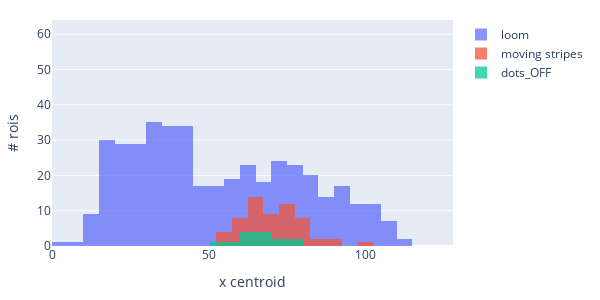
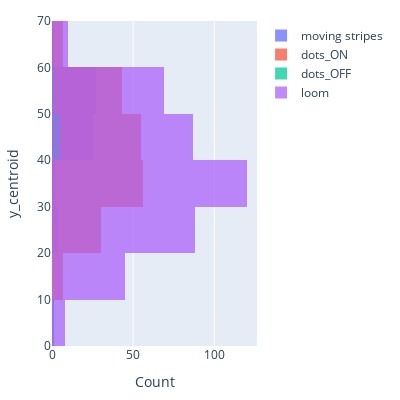

Notebook code cell kept with these figures, in order:
### Code cell
import plotly.graph_objects as go

fig = go.Figure()

# Loop through each unique value of 'stimtype'
#for stim in pooled_data['stimtype'].unique():
for stim in ['loom', 'moving stripes', 'dots_OFF']:
    filtered_data = pooled_data[pooled_data['stimtype'] == stim]
    fig.add_trace(go.Histogram(x=filtered_data['x_centroid'], name=stim, 
                               ybins = dict(  
            start=0,
            end=512,
            size=50)
        ))  # Set nbinsx to desired number of bins

# Update the layout
fig.update_layout(barmode='overlay', yaxis_title='# rois', xaxis_title='x centroid', width=600, height=300, margin=dict(l=20, r=20, t=20, b=20),)
fig.update_traces(opacity=0.75)
fig.update_xaxes(range=[0, 128])  # Disable gridlines for x-axis
fig.update_yaxes(range=[0,64])  # Disable gridlines for y-axis

fig.show()

fig2 = go.Figure()

# Loop through each unique value of 'stimtype'
for stim in pooled_data['stimtype'].unique():
    filtered_data = pooled_data[pooled_data['stimtype'] == stim]
    fig2.add_trace(go.Histogram(y=filtered_data['y_centroid']%y_res, name=stim, 
                               ybins = dict(  
            # start=0,
            # end=128,
            size=10)
        ))  # Set nbinsx to desired number of bins

# Update the layout
fig2.update_layout(barmode='overlay', yaxis_title='y_centroid', xaxis_title='Count', width=400, height=400, margin=dict(l=20, r=20, t=20, b=20),)
fig2.update_traces(opacity=0.75)
#fig.update_xaxes(range=[0, 100])  # Disable gridlines for x-axis
#fig.update_yaxes(range=[0,128])  # Disable gridlines for y-axis

fig2.show()

### Figure 1 — Plotly figure (JSON) as saved in the notebook; plotly's stock layout.template omitted (floating-point values rounded to 4 significant figures; data arrays with more than 128 entries replaced by an {"elided": "..."} marker saying what was removed)
{"data": [{"name": "loom", "opacity": 0.75, "type": "histogram", "x": {"elided": "427 float values"}, "ybins": {"end": 512, "size": 50, "start": 0}}, {"name": "moving stripes", "opacity": 0.75, "type": "histogram", "x": [67, 67, 62.9, 74.27, 59.5, 55.02, 78.26, 79.76, 67, 66, 71, 71.38, 74.24, 92.44, 67.43, 66, 57.84, 76, 63.62, 58, 98, 55.33, 84, 69.83, 70, 64.91, 74.54, 75.85, 65.79, 64.48, 79.94, 78.64, 60.97, 76.69, 73, 77, 60.86, 75.17, 63.94, 68.33, 71.59, 83.15, 56.89, 68, 67.97, 61.59, 60.6, 87.92, 75, 60.33, 79.3, 75, 56.5, 78, 69, 67, 82, 79, 74, 66], "ybins": {"end": 512, "size": 50, "start": 0}}, {"name": "dots_OFF", "opacity": 0.75, "type": "histogram", "x": [67, 64, 74.27, 71.38, 67.43, 63.62, 56], "ybins": {"end": 512, "size": 50, "start": 0}}], "layout": {"barmode": "overlay", "height": 300, "margin": {"b": 20, "l": 20, "r": 20, "t": 20}, "width": 600, "xaxis": {"range": [0, 128], "title": {"text": "x centroid"}}, "yaxis": {"range": [0, 64], "title": {"text": "# rois"}}}}

### Figure 2 — Plotly figure (JSON) as saved in the notebook; plotly's stock layout.template omitted (floating-point values rounded to 4 significant figures; data arrays with more than 128 entries replaced by an {"elided": "..."} marker saying what was removed)
{"data": [{"name": "moving stripes", "opacity": 0.75, "type": "histogram", "y": [47, 41, 50.57, 40.73, 50.5, 52.8, 34.03, 28.79, 45, 44, 50.75, 47.66, 43.05, 23.94, 51.86, 45.41, 50.03, 47, 49, 49, 33, 26.67, 27, 53.74, 49, 55.97, 50.27, 53.03, 57.64, 48, 49.03, 45.27, 58.89, 45.38, 47, 48, 59.63, 53.1, 54.33, 52.67, 60.48, 45.06, 58.46, 50.5, 46.35, 48.5, 56.9, 41.5, 49, 59.33, 49.7, 59, 8, 53, 56, 51, 47, 57, 52, 58], "ybins": {"size": 10}}, {"name": "dots_ON", "opacity": 0.75, "type": "histogram", "y": {"elided": "198 float values"}, "ybins": {"size": 10}}, {"name": "dots_OFF", "opacity": 0.75, "type": "histogram", "y": [47, 47, 40.73, 47.66, 51.86, 49, 7], "ybins": {"size": 10}}, {"name": "loom", "opacity": 0.75, "type": "histogram", "y": {"elided": "427 float values"}, "ybins": {"size": 10}}], "layout": {"barmode": "overlay", "height": 400, "margin": {"b": 20, "l": 20, "r": 20, "t": 20}, "width": 400, "xaxis": {"title": {"text": "Count"}}, "yaxis": {"title": {"text": "y_centroid"}}}}
